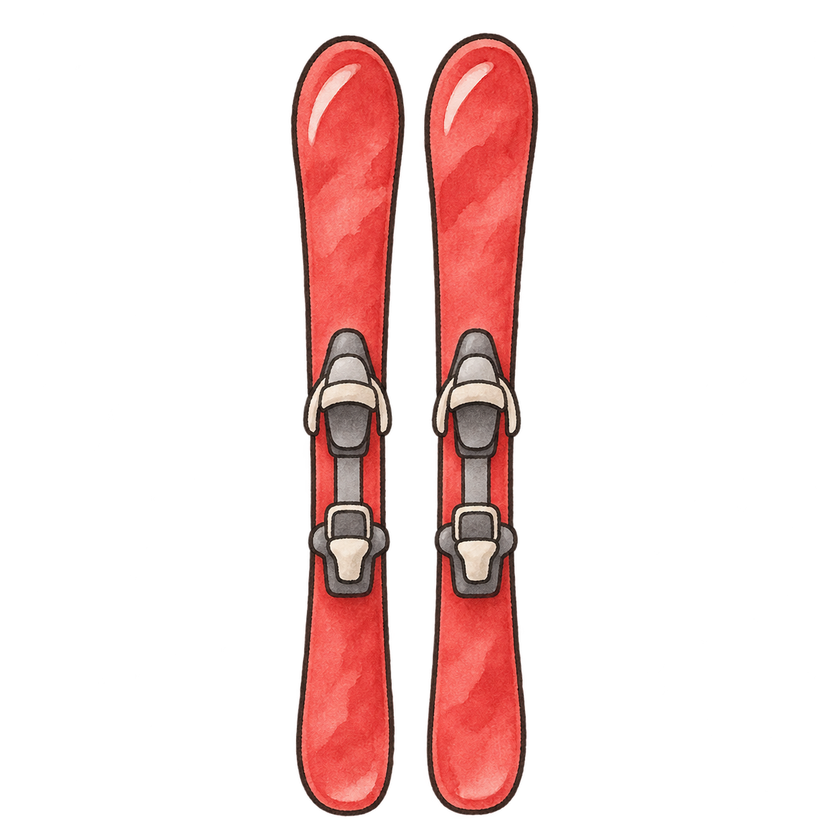
#> input picture assets/variants/p058-v1.png, 840 x 840 px, shrunk from 1254 x 1254 before the run
$ python recompose-skis.py
#> lines starting #> are read from the running program, lines starting #| are printed output that depends on the picture; after the words box and inside, x2 and y2 are one past the last pixel; in counts of white or black regions, pixels touching at a corner belong together
#!/usr/bin/env python3
"""Rigidly reposition the two original generated skis without repainting either object."""
import argparse
import math
import sys
from pathlib import Path
from PIL import Image

sys.excepthook = sys.__excepthook__
ROOT = Path(__file__).resolve().parents[1]
parser = argparse.ArgumentParser(description=__doc__)
parser.add_argument('--angle', type=float, default=10)
parser.add_argument('--crossing', type=float, default=0.30)
parser.add_argument('--output', type=Path, default=ROOT / '.work/p058-geometric.png')
args = parser.parse_args()
source = Image.open(ROOT / 'assets/variants/p058-v1.png').convert('RGBA')
#> source is the input picture: PIL image 840x840 RGBA; mean R, G, B, A 38.4, 17.6, 16.2, 48.7
solid = source.getchannel('A').point(lambda value: 255 if value > 16 else 0)
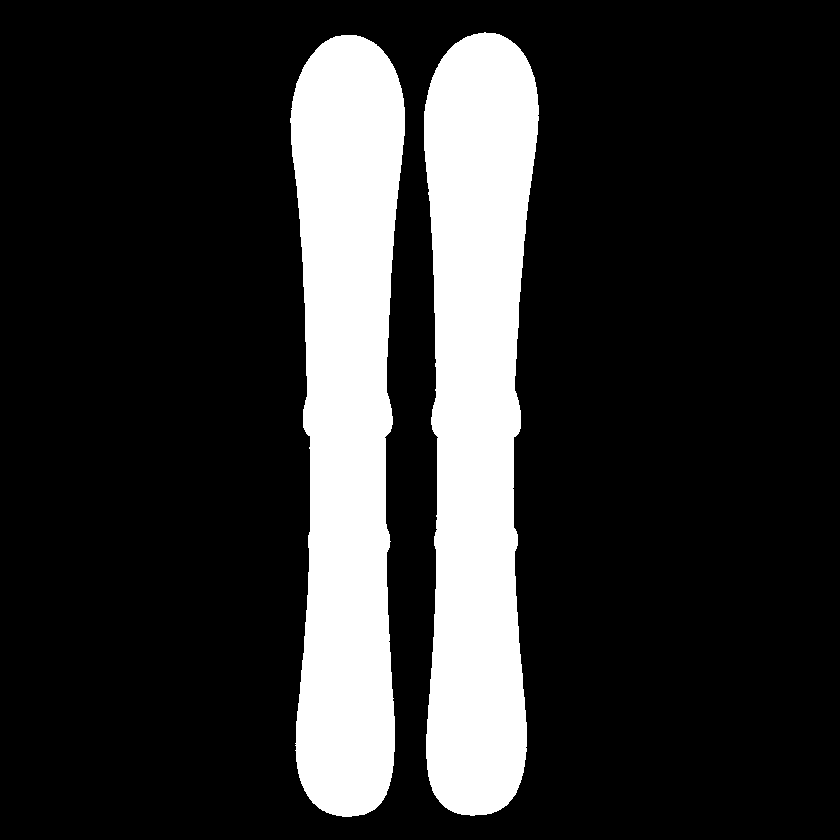
#> solid: PIL image 840x840 L; 19.6% white; 2 white regions, box (x1, y1, x2, y2) and area: (424, 32, 539, 816) 69345, (290, 35, 405, 817) 68729
columns = solid.getprojection()[0]
#> columns = 840 values, max 1 at index 290, min 0 at index 0, mean 0.274
runs = []
start = None
for index, present in enumerate(columns + [0]):
    if present and start is None:
        start = index
    elif not present and start is not None:
        if index - start > 20:
            runs.append((start, index))
        start = None
#> this loop made 841 passes
#> start on passes 291, 425: 290, 424
#> after the loop, runs = [(290, 405), (424, 539)]
assert len(runs) == 2, 'Expected two separate ski silhouettes.'
split = (runs[0][1] + runs[1][0]) // 2
#> split = 414
assert source.getchannel('A').crop((split - 1, 0, split + 2, source.height)).getextrema()[1] == 0, 'The split must lie in the transparent gap.'
parts = []
for box in [(0, 0, split, source.height), (split, 0, source.width, source.height)]:
    part = source.crop(box)
    bounds = part.getchannel('A').point(lambda value: 255 if value > 16 else 0).getbbox()
    assert bounds is not None
    # Keep the full antialiased edge, excluding isolated nearly invisible generation noise.
    bounds = (max(0, bounds[0] - 4), max(0, bounds[1] - 4), min(part.width, bounds[2] + 4), min(part.height, bounds[3] + 4))
    parts.append(part.crop(bounds))
#> this loop made 2 passes
#> (box, bounds) on passes 1 to 2: ((0, 0, 414, 840), (286, 31, 409, 821)), ((414, 0, 840, 840), (6, 28, 129, 820))
#> pass 1, `part = source.crop(box)`:
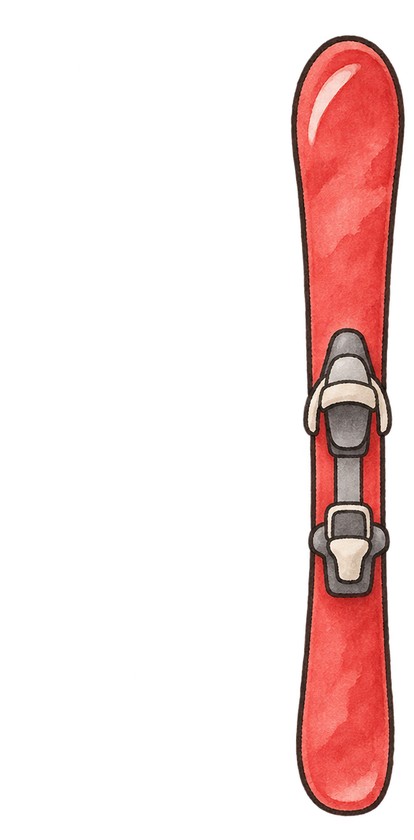
#> part: PIL image 414x840 RGBA; mean R, G, B, A 38.6, 17.7, 16.3, 49.1; transparent parts drawn white
#> after the loop, parts = 2 items

canvas = Image.new('RGBA', (source.width * 2, source.height * 2))
#> canvas: PIL image 1680x1680 RGBA; every value is 0
anchor = (canvas.width / 2, canvas.height / 2)
#> anchor = (840, 840)
# Rotate complete layers, including their bindings. The rear ski is composited first.
for index, angle in [(1, -args.angle), (0, args.angle)]:
    part = parts[index]
    rotated = part.convert('RGBa').rotate(angle, resample=Image.Resampling.BICUBIC, expand=True).convert('RGBA')
    radians = math.radians(angle)
    dx = 0
    dy = (args.crossing - 0.5) * part.height
    pivot_x = rotated.width / 2 + math.cos(radians) * dx + math.sin(radians) * dy
    pivot_y = rotated.height / 2 - math.sin(radians) * dx + math.cos(radians) * dy
    position = (round(anchor[0] - pivot_x), round(anchor[1] - pivot_y))
    canvas.alpha_composite(rotated, position)
#> this loop made 2 passes
#> pass 1, `part = parts[index]`:
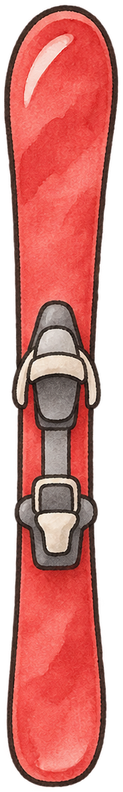
#> part: PIL image 123x792 RGBA; mean R, G, B, A 140.3, 64.2, 59.1, 177; transparent parts drawn white
#> pass 1, `rotated = part.convert('RGBa').rotate(angle, resample=Image.Resampling..`:
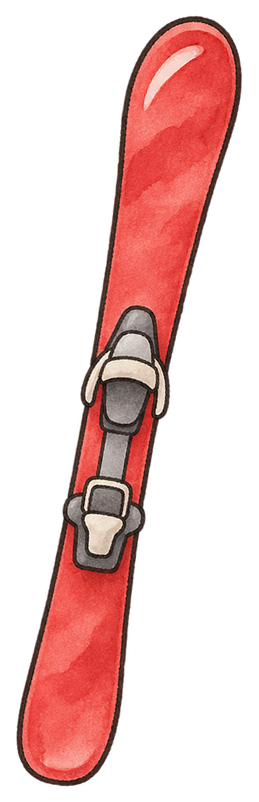
#> rotated: PIL image 259x802 RGBA; mean R, G, B, A 64.6, 29.5, 27.2, 82.9; transparent parts drawn white
#> after the loop:
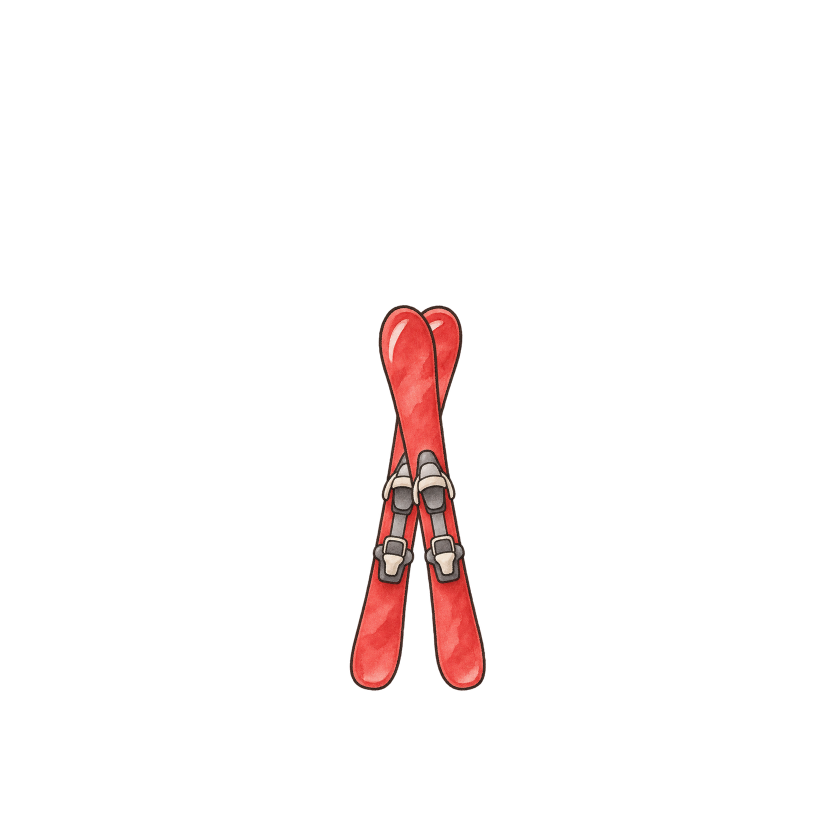
#> canvas: PIL image 1680x1680 RGBA (shown at 1/2 size); mean R, G, B, A 7.7, 3.6, 3.3, 10.1; transparent parts drawn white

content = canvas.crop(canvas.getchannel('A').getbbox())
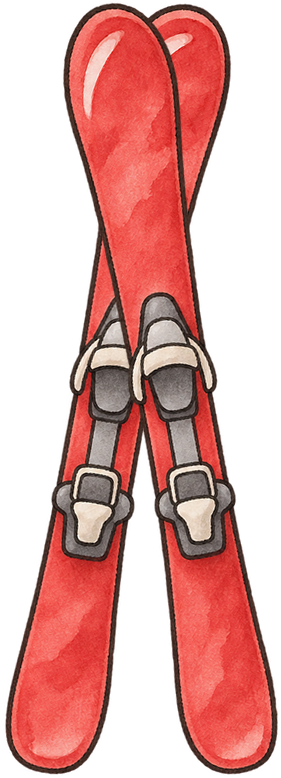
#> content: PIL image 281x778 RGBA; mean R, G, B, A 99.5, 45.9, 42.3, 130.9; transparent parts drawn white
assert content.width <= source.width and content.height <= source.height, 'The rigid composition must fit without scaling.'
output = Image.new('RGBA', source.size)
#> output: PIL image 840x840 RGBA; every value is 0
output.alpha_composite(content, ((source.width - content.width) // 2, (source.height - content.height) // 2))
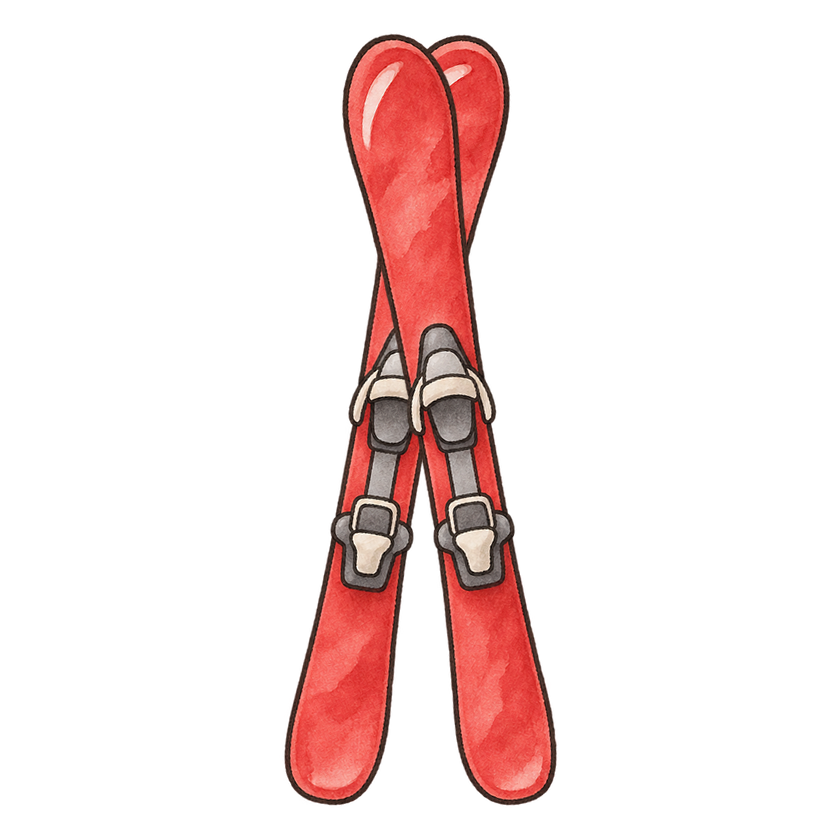
#> output: PIL image 840x840 RGBA; mean R, G, B, A 30.8, 14.2, 13.1, 40.5; transparent parts drawn white
args.output.parent.mkdir(parents=True, exist_ok=True)
output.save(args.output)
print({'output': str(args.output), 'sourceSize': source.size, 'skiSizes': [p.size for p in parts], 'angle': args.angle, 'crossing': args.crossing, 'contentSize': content.size})
#| {'output': '.work/p058-geometric.png', 'sourceSize': (840, 840), 'skiSizes': [(123, 790), (123, 792)], 'angle': 10, 'crossing': 0.3, 'contentSize': (281, 778)}
